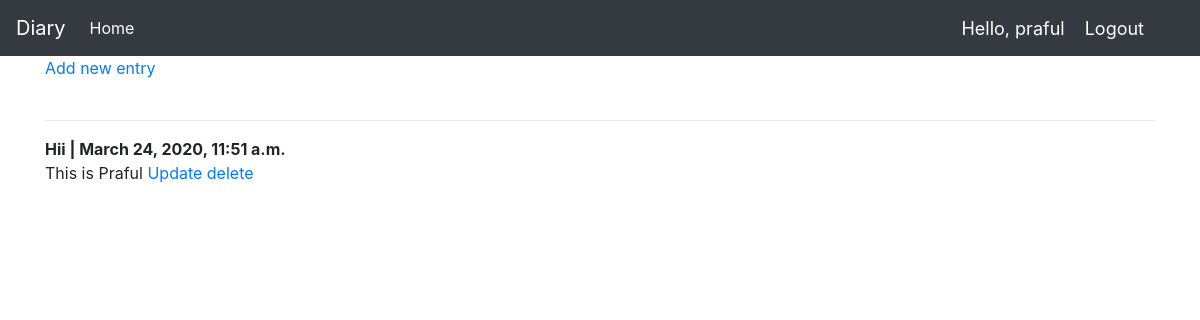
The page /home/ (signed in) on the database its author committed.
### content/models.py (models this page shows, shortened)
class Entry(models.Model):
    title = models.CharField(max_length=50, null=True)
    text = models.TextField()
    author = models.ForeignKey(User, on_delete=models.CASCADE)
    date_posted = models.DateTimeField(auto_now_add=True)
    slug = models.SlugField(blank=True, unique=True)
    class Meta:
        verbose_name_plural = 'entries'

### content/views.py (the view)
# urls.py: path('home/', views.diary, name='home'),
def diary(request):
    entries = Entry.objects.filter(author=request.user).order_by('-date_posted')
    context = {'entries': entries}
    return render(request, 'diary.html', context)

### content/templates/diary.html (shortened to what this page needs)
{% load static %}
<!DOCTYPE html>
<html lang="en" dir="ltr">
  <head>
    <link rel="stylesheet" href="https://stackpath.bootstrapcdn.com/bootstrap/4.4.1/css/bootstrap.min.css">
  </head>
  <body>
<nav class="navbar navbar-expand-lg navbar-dark bg-dark">
  <a class="navbar-brand" href="{% url 'home' %}">Diary</a>
  <div class="collapse navbar-collapse" id="navbarNav">
    <ul class="navbar-nav">
      {% if request.user.is_authenticated %}
        <li class="nav-item active">
          <a class="nav-link" href="{% url 'home' %}">Home</a>
        </li>
      {% endif %}
    </ul>
  </div>
  <span class="hello-msg">Hello, {{request.user}}</span>
  <span class="hello-msg"><a class="hello-msg" href="{% url 'logout' %}">Logout</a></span>
</nav>
      <section class="section">
        <div class="container">
            <article class="media">
                <div class="media-content">
                    <div class="content">
                        <a href="{% url 'add' %}">Add new entry</a>
                    </div>
                </div>
            </article>
            <br><hr>
            {% for entry in entries %}
                <article class="media">
                    <div class="media-content">
                        <div class="content">
                            <p>
                                <strong>{{entry.title}} | {{ entry.date_posted }}</strong>
                                <br> {{ entry.text }} <a href="{% url 'edit' entry.slug %}">Update</a>
                                <a href="{% url 'delete' entry.slug %}">delete</a>
                            </p>
                        </div>
                    </div>
                </article>
            {% endfor %}
        </div>
    </section>
  </body>
</html>

### content/templates/diary.html (style rules this page uses)
.hello-msg { font-size: 18px; color: #fff; margin-right: 20px; }

### rows shown on the page
Entry: title "Hii", date_posted "March 24, 2020, 11:51 a.m.", text "This is Praful"

### other values the page prints
{{ request.user }} "praful"
